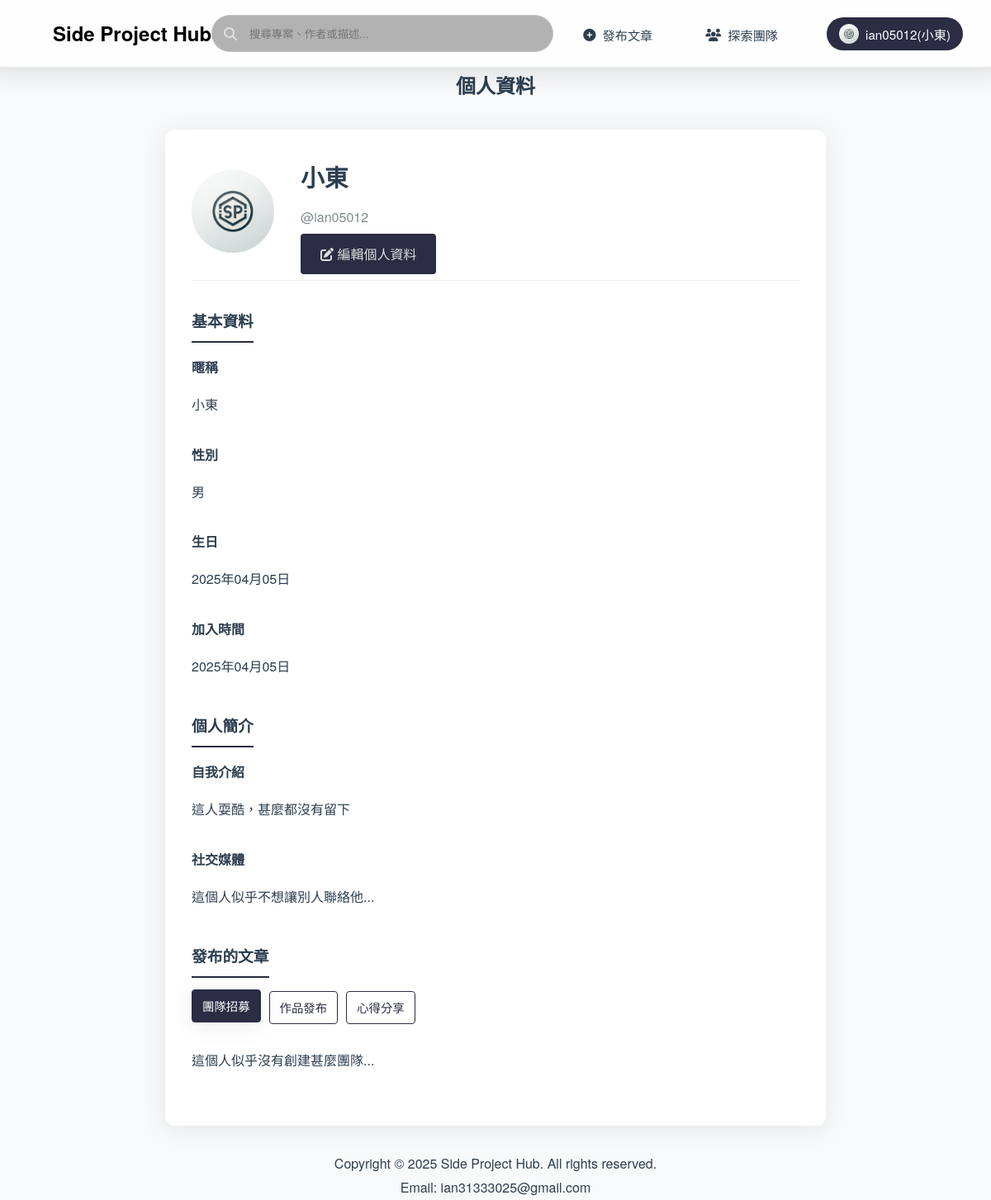
/profile/ (signed in), run on the app's committed database.
### sp_app/models.py (models this page shows, shortened)
class user(AbstractUser):
    name = models.TextField(default="")
    gender = models.TextField(default="男")
    description = models.TextField(default="這人耍酷，甚麼都沒有留下")
    github = models.URLField(blank=True, default="")
    instagram = models.URLField(blank=True, default="")
    line = models.TextField(blank=True, default="")
    custom_site_name = models.TextField(blank=True, default="")
    custom_site_url = models.URLField(blank=True, default="")
    avatar = models.ImageField(upload_to='avatars/', blank=True, default="")
    birthday = models.DateTimeField(auto_now_add=True)
    created = models.DateTimeField(auto_now_add=True)
    USERNAME_FIELD = 'username'
    REQUIRED_FIELDS = []

### sp_app/views.py (the view, shortened to what this page needs)
# urls.py: path('profile/', views.profile, name='profile'),
@login_required
def profile(request, username=None):
    from django.contrib.auth import get_user_model
    User = get_user_model()
    if username:
        user_data = get_object_or_404(User, username=username)
        is_own_profile = request.user == user_data
    else:
        user_data = request.user
        is_own_profile = True
    edit_mode = False
    team_posts = user_data.post_set.filter(post_type='team').order_by('-created')
    project_posts = user_data.post_set.filter(post_type='project').order_by('-created')
    experience_posts = user_data.post_set.filter(post_type='experience').order_by('-created')
    context = {
        'user_data': user_data,
        'is_own_profile': is_own_profile,
        'edit_mode': edit_mode,
        'team_posts': team_posts,
        'project_posts': project_posts,
        'experience_posts': experience_posts
    }
    return render(request, 'profile/profile.html', context)

### templates/profile/profile.html (shortened to what this page needs)
<!DOCTYPE html>
<html lang="zh-Hant">
<head>
    {% load static %}
    <link rel="stylesheet" href="{% static 'css/styles.css' %}">
    <link rel="stylesheet" href="{% static 'css/responsive.css' %}">
</head>
<body>
    <header class="glass-header" style="padding: 0.5rem 2rem">
        <nav class="nav-container">
            <a href="{% url 'index' %}" style="text-decoration: none; color: black;"><h1>Side Project Hub</h1></a>
            <form method="GET" action="{% url 'explore' %}" class="search-container">
                <i class="fas fa-search search-icon"></i>
                <input type="text"
                       class="search-bar"
                       name="search_query"
                       placeholder="搜尋專案、作者或描述..."
                       value="{{ search_query|default:'' }}">
            </form>
            <div class="nav-links">
                <a href="{% url 'create_post' %}" class="header-nav-btn neon-hover"><i class="fas fa-plus-circle"></i>發布文章</a>
                <a href="{% url 'explore' %}" class="header-nav-btn neon-hover"><i class="fas fa-users"></i>探索團隊</a>
                {% if request.user.is_authenticated %}
                    <div class="user-dropdown">
                        <button class="user-profile header-nav-btn neon-hover" style="background: var(--primary-green); color: white;">
                            {% if request.user.avatar %}
                                <img src="{{ request.user.avatar.url }}" alt="{{ request.user.username }}" style="width: 24px; height: 24px; border-radius: 50%; object-fit: cover;">
                            {% else %}
                                <i class="fas fa-user-astronaut"></i>
                            {% endif %}
                            <span><a href="{% url 'profile_with_username' request.user.username %}" style="text-decoration: none; color: inherit;">{{ request.user.username }}{% if request.user.name %}({{ request.user.name }}){% endif %}</a></span>
                        </button>
                    </div>
                {% else %}
                    <a href="{% url 'login' %}" class="header-nav-btn neon-hover"><i class="fas fa-sign-in-alt"></i>登入</a>
                    <a href="{% url 'register' %}" class="header-nav-btn neon-hover"><i class="fas fa-user-plus"></i>註冊</a>
                {% endif %}
            </div>
        </nav>
        <div class="header-gradient"></div>
    </header>
<div class="content">
    <div class="section-header">
        <h2 class="section-title" style="text-align: center;">
            <span class="highlight">個人資料</span>
        </h2>
    </div>
    <div class="profile-container {% if edit_mode %}edit-mode{% else %}view-mode{% endif %}">
        {% if not edit_mode %}
        <div class="profile-header">
            <div class="profile-avatar">
                {% if user_data.avatar %}
                    <img src="{{ user_data.avatar.url }}" alt="用戶頭像" style="width: 100%; height: 100%; object-fit: cover; border-radius: 50%;">
                {% else %}
                    <i class="fas fa-user"></i>
                {% endif %}
            </div>
            <div class="profile-info">
                <h2 class="profile-name">{{ user_data.name|default:user_data.username }}</h2>
                <p class="profile-username">@<a href="{% url 'profile_with_username' user_data.username %}" style="text-decoration: none; color: inherit;">{{ user_data.username }}</a></p>
                {% if is_own_profile %}
                <div class="view-only">
                    <a href="?edit=true" class="edit-profile-btn" style="color: #ddd;">
                        <i class="fas fa-edit"></i> 編輯個人資料
                    </a>
                </div>
                {% endif %}
            </div>
        </div>
        {%endif%}
        {% if edit_mode %}
        <form method="POST" class="edit-only" enctype="multipart/form-data">
            {% csrf_token %}
            <div class="profile-section">
                <h3>基本資料</h3>
                <div class="profile-field">
                    <label for="avatar">頭像</label>
                    <input type="file" id="avatar" name="avatar" accept="image/*">
                    {% if user_data.avatar %}
                        <p style="margin-top: 0.5rem; font-size: 0.9rem; color: var(--warm-gray);">當前頭像: {{ user_data.avatar.name }}</p>
                    {% endif %}
                </div>
                <div class="profile-field">
                    <label for="name">暱稱</label>
                    <input type="text" id="name" name="name" value="{{ user_data.name }}" required>
                </div>
                <div class="profile-field">
                    <label for="gender">性別</label>
                    <select id="gender" name="gender">
                        <option value="男" {% if user_data.gender == '男' %}selected{% endif %}>男</option>
                        <option value="女" {% if user_data.gender == '女' %}selected{% endif %}>女</option>
                        <option value="其他" {% if user_data.gender == '其他' %}selected{% endif %}>其他</option>
                    </select>
                </div>
                <div class="profile-field">
                    <label for="birthday">生日</label>
                    <input type="date" id="birthday" name="birthday" value="{{ user_data.birthday|date:'Y-m-d' }}">
                </div>
            </div>
            <div class="profile-section">
                <h3>個人簡介</h3>
                <div class="profile-field">
                    <label for="description">自我介紹</label>
                    <textarea id="description" name="description">{{ user_data.description }}</textarea>
                </div>
                <div class="profile-field">
                    <label for="github">GitHub</label>
                    <input type="url" id="github" name="github" value="{{ user_data.github }}" placeholder="https://github.com/yourusername">
                </div>
                <div class="profile-field">
                    <label for="instagram">Instagram</label>
                    <input type="url" id="instagram" name="instagram" value="{{ user_data.instagram }}" placeholder="https://instagram.com/yourusername">
                </div>
                <div class="profile-field">
                    <label for="line">Line ID</label>
                    <input type="text" id="line" name="line" value="{{ user_data.line }}" placeholder="您的Line ID">
                </div>
                <div class="profile-field">
                    <label for="custom_site_name">還有想補充的？　個人網站名稱</label>
                    <input type="text" id="custom_site_name" name="custom_site_name" value="{{ user_data.custom_site_name }}" placeholder="例如：個人部落格、作品集等">
                </div>
                <div class="profile-field">
                    <label for="custom_site_url">個人網站網址</label>
                    <input type="url" id="custom_site_url" name="custom_site_url" value="{{ user_data.custom_site_url }}" placeholder="https://example.com">
                </div>
            </div>
            <div class="profile-field">
                <button type="submit" class="edit-profile-btn">儲存變更</button>
                <a href="{% url 'profile' %}" style="margin-left: 1rem; text-decoration: none; color: var(--warm-gray);">
                    取消
                </a>
            </div>
        </form>
        {% else %}
        <div class="view-only">
            <div class="profile-section">
                <h3>基本資料</h3>
                <div class="profile-field">
                    <label>暱稱</label>
                    <p>{{ user_data.name }}</p>
                </div>
                <div class="profile-field">
                    <label>性別</label>
                    <p>{{ user_data.gender }}</p>
                </div>
                <div class="profile-field">
                    <label>生日</label>
                    <p>{{ user_data.birthday|date:"Y年m月d日" }}</p>
                </div>
                <div class="profile-field">
                    <label>加入時間</label>
                    <p>{{ user_data.created|date:"Y年m月d日" }}</p>
                </div>
            </div>
            <div class="profile-section">
                <h3>個人簡介</h3>
                <div class="profile-field">
                    <label>自我介紹</label>
                    <p>{{ user_data.description }}</p>
                </div>
                <div class="profile-field">
                    <label>社交媒體</label>
                    <div style="margin-top: 0.5rem;">
                        {% if not user_data.github and not user_data.instagram and not user_data.line and not user_data.custom_site_url %}
                            <p>這個人似乎不想讓別人聯絡他...</p>
                        {% endif %}
                    </div>
                </div>
            </div>
            <div class="profile-section">
                <h3>發布的文章</h3>
                <div style="display: flex; flex-wrap: wrap; margin-bottom: 20px;">
                    <a href="#team-posts" class="nav-btn neon-hover active" style="margin-right: 10px; margin-bottom: 10px;" onclick="showTab('team-posts', this); return false;">團隊招募</a>
                    <a href="#project-posts" class="nav-btn neon-hover" style="margin-right: 10px; margin-bottom: 10px;" onclick="showTab('project-posts', this); return false;">作品發布</a>
                    <a href="#experience-posts" class="nav-btn neon-hover" style="margin-right: 10px; margin-bottom: 10px;" onclick="showTab('experience-posts', this); return false;">心得分享</a>
                </div>
                <div id="team-posts" class="post-tab">
                    {% if team_posts %}
                    <div class="project-list">
                        {% for post in team_posts %}
                        <div class="project-item">
                            <a href="{% url 'post_detail' post.id %}" class="project-link" style="text-decoration: none; color: inherit;">
                                <h3 class="project-title">{{ post.title }}</h3>
                                <p class="project-description">{{ post.description }}</p>
                            </a>
                        </div>
                        {% endfor %}
                    </div>
                    {% else %}
                    <p>這個人似乎沒有創建甚麼團隊...</p>
                    {% endif %}
                </div>
            </div>
        </div>
        {% endif %}
    </div>
</div>
<footer>
    <div class="footer" style="text-align: center;">
        <p>Copyright © 2025 Side Project Hub. All rights reserved.</p>
        <p>Email: ian31333025@gmail.com</p>
    </div>
</footer>
</body>
</html>

### static/css/styles.css (style rules this page uses)
:root { --primary-green: #2A2D43; --secondary-green: #5F6B7D; --light-beige: #F8F9FA; --warm-gray: #7F8C8D; --dark-charcoal: #2C3E50; --transition-speed: 0.3s; --shadow-soft: 0 4px 30px rgba(0, 0, 0, 0.08); --border-radius: 12px; --accent-blue: #4A90E2; --font-stack: 'Inter', -apple-system, BlinkMacSystemFont, 'Segoe UI', Roboto, Oxygen, Ubuntu, Cantarell, sans-serif; }
* { box-sizing: border-box; margin: 0; padding: 0; font-family: 'Helvetica Neue', 'Microsoft JhengHei', sans-serif; }
body { background: var(--light-beige); color: var(--dark-charcoal); line-height: 1.8; min-height: 100vh; display: flex; flex-direction: column; }
.glass-header { background: rgba(255, 255, 255, 0.86); backdrop-filter: blur(16px) saturate(180%); border-bottom: 1px solid rgba(0, 0, 0, 0.06); padding: 0.8rem 2rem; position: sticky; top: 0; z-index: 1000; box-shadow: 0 2px 30px rgba(0, 0, 0, 0.05); }
.header-gradient { height: 4px; background: var(--primary-gradient); position: absolute; bottom: 0; left: 0; right: 0; animation: gradientFlow 3s infinite alternate; }
.nav-container { display: flex; justify-content: space-between; align-items: center; max-width: 1400px; margin: 0 auto; height: 65px; padding: 0.5rem 2rem; }
.nav-container > * { height: 100%; display: flex; align-items: center; justify-content: center; flex-wrap: nowrap; padding: 5px 0; }
.nav-container img { vertical-align: middle; flex-shrink: 0; }
.nav-links, .search-container, .user-dropdown { display: flex; align-items: center; height: 100%; }
.search-container { position: relative; flex-grow: 1; max-width: 500px; margin-right: 1rem; }
.search-icon { position: absolute; left: 15px; top: 50%; transform: translateY(-50%); color: rgba(255, 255, 255, 0.6); }
.search-bar { width: 100%; padding: 12px 45px; border-radius: 30px; border: 1px solid rgba(255, 255, 255, 0.2); background: rgba(0, 0, 0, 0.3); color: white; transition: all 0.3s ease; }
.nav-links { display: flex; gap: 1.5rem; align-items: center; }
.nav-btn { padding: 12px 30px; border-radius: var(--border-radius); text-decoration: none; color: white; transition: all var(--transition-speed) ease; display: flex; align-items: center; gap: 10px; background: var(--primary-green); border: none; font-weight: 500; cursor: pointer; }
.header-nav-btn { padding: 8px 20px; border-radius: var(--border-radius); text-decoration: none; color: var(--dark-charcoal); transition: all var(--transition-speed) ease; display: flex; align-items: center; gap: 8px; background: transparent; border: none; font-weight: 500; font-size: 0.95em; cursor: pointer; margin: auto 0; }
.nav-btn:hover, .nav-btn.active { background: var(--secondary-green); transform: translateY(-2px); box-shadow: var(--shadow-soft); color: white; }
.user-dropdown { position: relative; }
.user-profile { background: none; border: none; color: white; padding: 8px 15px; border-radius: 20px; cursor: pointer; display: flex; align-items: center; gap: 8px; transition: all 0.3s ease; }
.user-dropdown::before { content: ''; position: absolute; bottom: -10px; left: 0; right: 0; height: 20px; background: transparent; z-index: 1000; }
.nav-links { margin-right: -30px; }
.user-dropdown { position: relative; margin-left: 15px; }
.glass-header::after { content: ''; position: absolute; bottom: -30px; left: 0; right: 0; height: 30px; pointer-events: none; background: linear-gradient(to bottom, rgba(0,0,0,0.05), transparent); }
.user-profile span { color: white; }

### data on the page
user: user.avatar (picture), user.username "ian05012", user.name "小東", avatar (picture), name "小東", username "ian05012", gender "男", birthday "2025年04月05日", created "2025年04月05日", description "這人耍酷，甚麼都沒有留下"
